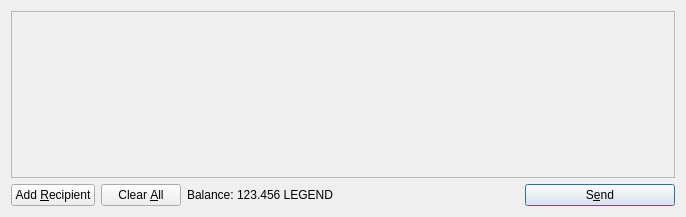
<?xml version="1.0" encoding="UTF-8"?>
<ui version="4.0">
 <class>SendCoinsDialog</class>
 <widget class="QDialog" name="SendCoinsDialog">
  <property name="geometry">
   <rect>
    <x>0</x>
    <y>0</y>
    <width>686</width>
    <height>217</height>
   </rect>
  </property>
  <property name="windowTitle">
   <string>Send Coins</string>
  </property>
  <layout class="QVBoxLayout" name="verticalLayout">
   <item>
    <widget class="QScrollArea" name="scrollArea">
     <property name="widgetResizable">
      <bool>true</bool>
     </property>
     <widget class="QWidget" name="scrollAreaWidgetContents">
      <property name="geometry">
       <rect>
        <x>0</x>
        <y>0</y>
        <width>666</width>
        <height>165</height>
       </rect>
      </property>
      <layout class="QVBoxLayout" name="verticalLayout_2">
       <property name="margin">
        <number>0</number>
       </property>
       <item>
        <layout class="QVBoxLayout" name="entries">
         <property name="spacing">
          <number>6</number>
         </property>
        </layout>
       </item>
       <item>
        <spacer name="verticalSpacer">
         <property name="orientation">
          <enum>Qt::Vertical</enum>
         </property>
         <property name="sizeHint" stdset="0">
          <size>
           <width>20</width>
           <height>40</height>
          </size>
         </property>
        </spacer>
       </item>
      </layout>
     </widget>
    </widget>
   </item>
   <item>
    <layout class="QHBoxLayout" name="horizontalLayout">
     <item>
      <widget class="QPushButton" name="addButton">
       <property name="toolTip">
        <string>Send to multiple recipients at once</string>
       </property>
       <property name="text">
        <string>Add &amp;Recipient</string>
       </property>
       <property name="icon">
        <iconset resource="../bitcoin.qrc">
         <normaloff>:/icons/add</normaloff>:/icons/add</iconset>
       </property>
       <property name="autoDefault">
        <bool>false</bool>
       </property>
      </widget>
     </item>
     <item>
      <widget class="QPushButton" name="clearButton">
       <property name="sizePolicy">
        <sizepolicy hsizetype="Minimum" vsizetype="Fixed">
         <horstretch>0</horstretch>
         <verstretch>0</verstretch>
        </sizepolicy>
       </property>
       <property name="toolTip">
        <string>Remove all transaction fields</string>
       </property>
       <property name="text">
        <string>Clear &amp;All</string>
       </property>
       <property name="icon">
        <iconset resource="../bitcoin.qrc">
         <normaloff>:/icons/remove</normaloff>:/icons/remove</iconset>
       </property>
       <property name="autoRepeatDelay">
        <number>300</number>
       </property>
       <property name="autoDefault">
        <bool>false</bool>
       </property>
      </widget>
     </item>
     <item>
      <layout class="QHBoxLayout" name="horizontalLayout_2">
       <property name="spacing">
        <number>3</number>
       </property>
       <item>
        <widget class="QLabel" name="label">
         <property name="text">
          <string>Balance:</string>
         </property>
        </widget>
       </item>
       <item>
        <widget class="QLabel" name="labelBalance">
         <property name="cursor">
          <cursorShape>IBeamCursor</cursorShape>
         </property>
         <property name="text">
          <string>123.456 LEGEND</string>
         </property>
         <property name="textInteractionFlags">
          <set>Qt::LinksAccessibleByMouse|Qt::TextSelectableByKeyboard|Qt::TextSelectableByMouse</set>
         </property>
        </widget>
       </item>
      </layout>
     </item>
     <item>
      <spacer name="horizontalSpacer">
       <property name="orientation">
        <enum>Qt::Horizontal</enum>
       </property>
       <property name="sizeHint" stdset="0">
        <size>
         <width>40</width>
         <height>20</height>
        </size>
       </property>
      </spacer>
     </item>
     <item>
      <widget class="QPushButton" name="sendButton">
       <property name="minimumSize">
        <size>
         <width>150</width>
         <height>0</height>
        </size>
       </property>
       <property name="toolTip">
        <string>Confirm the send action</string>
       </property>
       <property name="text">
        <string>S&amp;end</string>
       </property>
       <property name="icon">
        <iconset resource="../bitcoin.qrc">
         <normaloff>:/icons/send</normaloff>:/icons/send</iconset>
       </property>
       <property name="default">
        <bool>true</bool>
       </property>
      </widget>
     </item>
    </layout>
   </item>
  </layout>
 </widget>
 <resources>
  <include location="../bitcoin.qrc"/>
 </resources>
 <connections/>
</ui>
